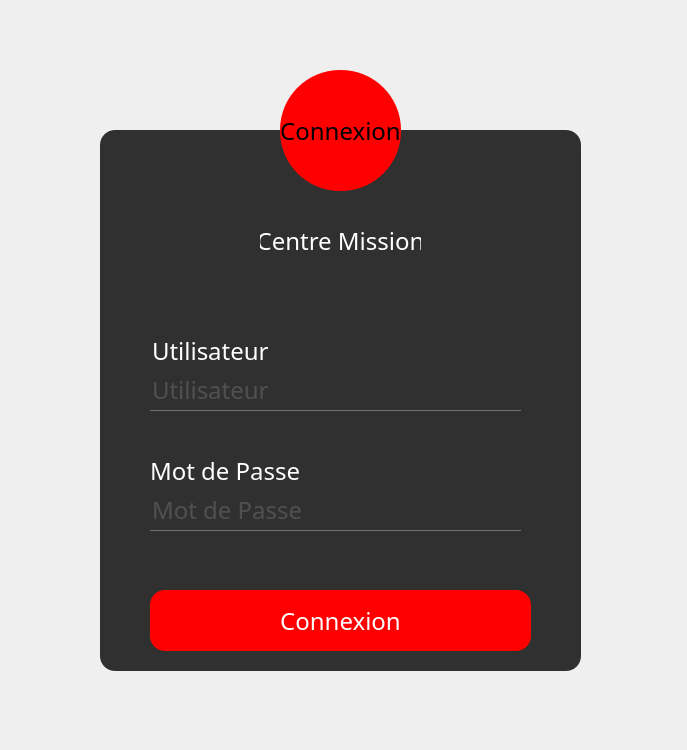
<?xml version="1.0" encoding="UTF-8"?>
<ui version="4.0">
 <class>MainWindow</class>
 <widget class="QMainWindow" name="MainWindow">
  <property name="geometry">
   <rect>
    <x>0</x>
    <y>0</y>
    <width>687</width>
    <height>750</height>
   </rect>
  </property>
  <property name="windowTitle">
   <string>MainWindow</string>
  </property>
  <property name="styleSheet">
   <string notr="true"> *{
	font-family:century gothic;
	font-size:24px;
	color:black;
}

QFrame
{
	background:rgba(0,0,0,0.8);
	border-radius:15px;
}

#centralwidget
{
	background: url(:/images/fond.jpg) no-repeat center center;
	background-size: contain;
}

QPushButton
{

	background:red;
	border-radius:60px
}

QToolButton
{

	background:red;
	border-radius:60px
}

QLabel
{
	color:white;
	background:transparent;

}

QPushButton
{

	color:white;
	border-radius:15px
}

QPushButton:hover
{
	color:#333;
	border-radius:15px;
	background:#fff;
}

QLineEdit
{
	background:transparent;
	border:none;
	color:#717072;
	border-bottom:1px solid #717072;
}

QMessageBox {
	color:black;
}</string>
  </property>
  <widget class="QWidget" name="centralwidget">
   <widget class="QFrame" name="frame">
    <property name="geometry">
     <rect>
      <x>100</x>
      <y>130</y>
      <width>481</width>
      <height>541</height>
     </rect>
    </property>
    <property name="frameShape">
     <enum>QFrame::StyledPanel</enum>
    </property>
    <property name="frameShadow">
     <enum>QFrame::Raised</enum>
    </property>
    <widget class="QLabel" name="ConnectezVous">
     <property name="geometry">
      <rect>
       <x>160</x>
       <y>80</y>
       <width>161</width>
       <height>61</height>
      </rect>
     </property>
     <property name="styleSheet">
      <string notr="true"/>
     </property>
     <property name="text">
      <string>Centre Mission</string>
     </property>
     <property name="alignment">
      <set>Qt::AlignCenter</set>
     </property>
    </widget>
    <widget class="QPushButton" name="Connexion">
     <property name="geometry">
      <rect>
       <x>50</x>
       <y>460</y>
       <width>381</width>
       <height>61</height>
      </rect>
     </property>
     <property name="text">
      <string>Connexion</string>
     </property>
    </widget>
    <widget class="QLineEdit" name="User">
     <property name="geometry">
      <rect>
       <x>50</x>
       <y>240</y>
       <width>371</width>
       <height>41</height>
      </rect>
     </property>
     <property name="text">
      <string/>
     </property>
     <property name="placeholderText">
      <string>Utilisateur</string>
     </property>
    </widget>
    <widget class="QLineEdit" name="Password">
     <property name="geometry">
      <rect>
       <x>50</x>
       <y>360</y>
       <width>371</width>
       <height>41</height>
      </rect>
     </property>
     <property name="text">
      <string/>
     </property>
     <property name="echoMode">
      <enum>QLineEdit::Password</enum>
     </property>
     <property name="placeholderText">
      <string>Mot de Passe</string>
     </property>
    </widget>
    <widget class="QLabel" name="Utilisateur">
     <property name="geometry">
      <rect>
       <x>52</x>
       <y>190</y>
       <width>201</width>
       <height>61</height>
      </rect>
     </property>
     <property name="styleSheet">
      <string notr="true"/>
     </property>
     <property name="text">
      <string>Utilisateur</string>
     </property>
    </widget>
    <widget class="QLabel" name="MotDePasse">
     <property name="geometry">
      <rect>
       <x>50</x>
       <y>310</y>
       <width>201</width>
       <height>61</height>
      </rect>
     </property>
     <property name="styleSheet">
      <string notr="true"/>
     </property>
     <property name="text">
      <string>Mot de Passe</string>
     </property>
    </widget>
   </widget>
   <widget class="QToolButton" name="logo">
    <property name="enabled">
     <bool>false</bool>
    </property>
    <property name="geometry">
     <rect>
      <x>280</x>
      <y>70</y>
      <width>121</width>
      <height>121</height>
     </rect>
    </property>
    <property name="text">
     <string>Connexion</string>
    </property>
    <property name="icon">
     <iconset resource="image.qrc">
      <normaloff>:/images/user.png</normaloff>:/images/user.png</iconset>
    </property>
    <property name="iconSize">
     <size>
      <width>64</width>
      <height>64</height>
     </size>
    </property>
   </widget>
  </widget>
 </widget>
 <resources>
  <include location="image.qrc"/>
 </resources>
 <connections/>
</ui>
